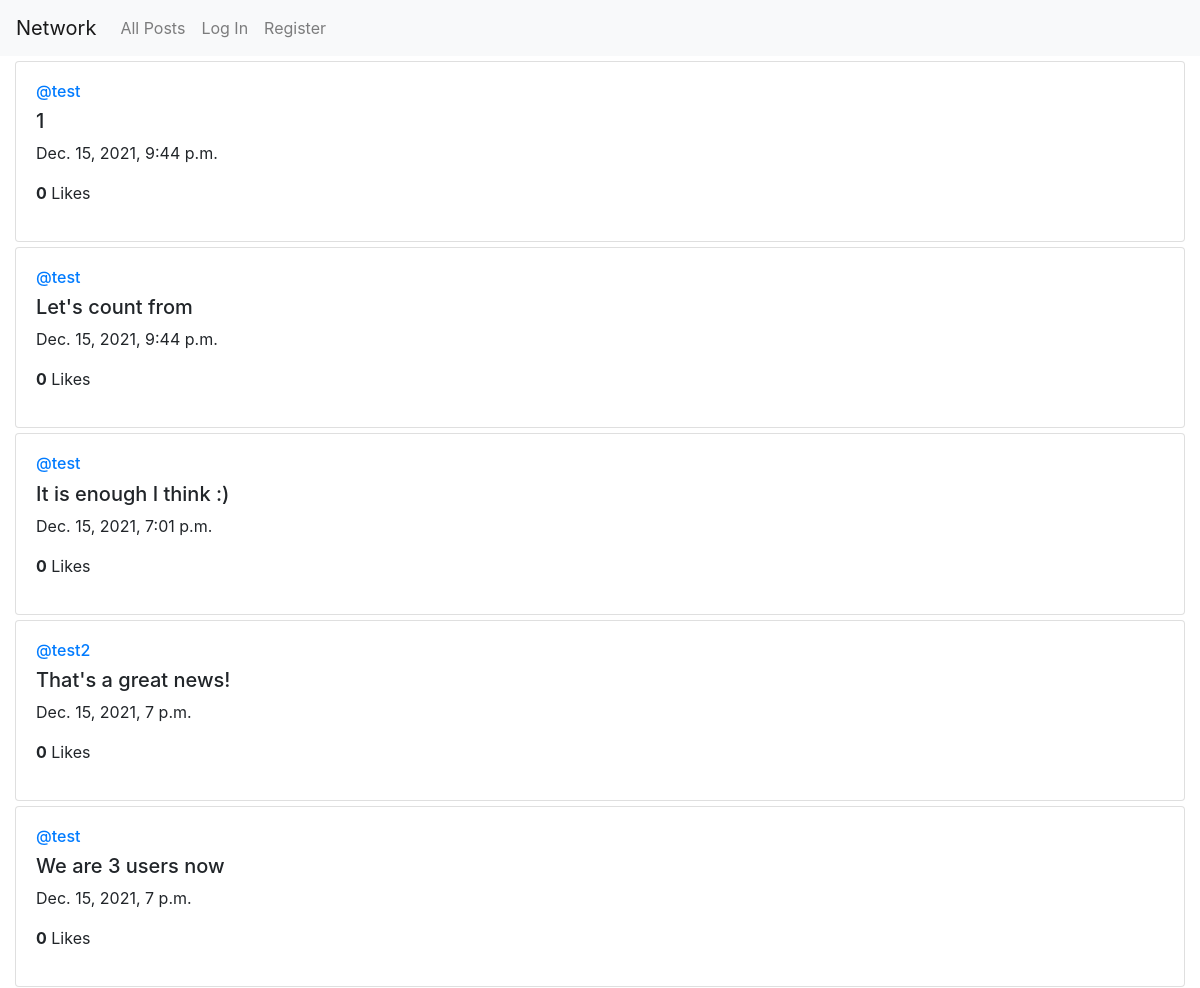
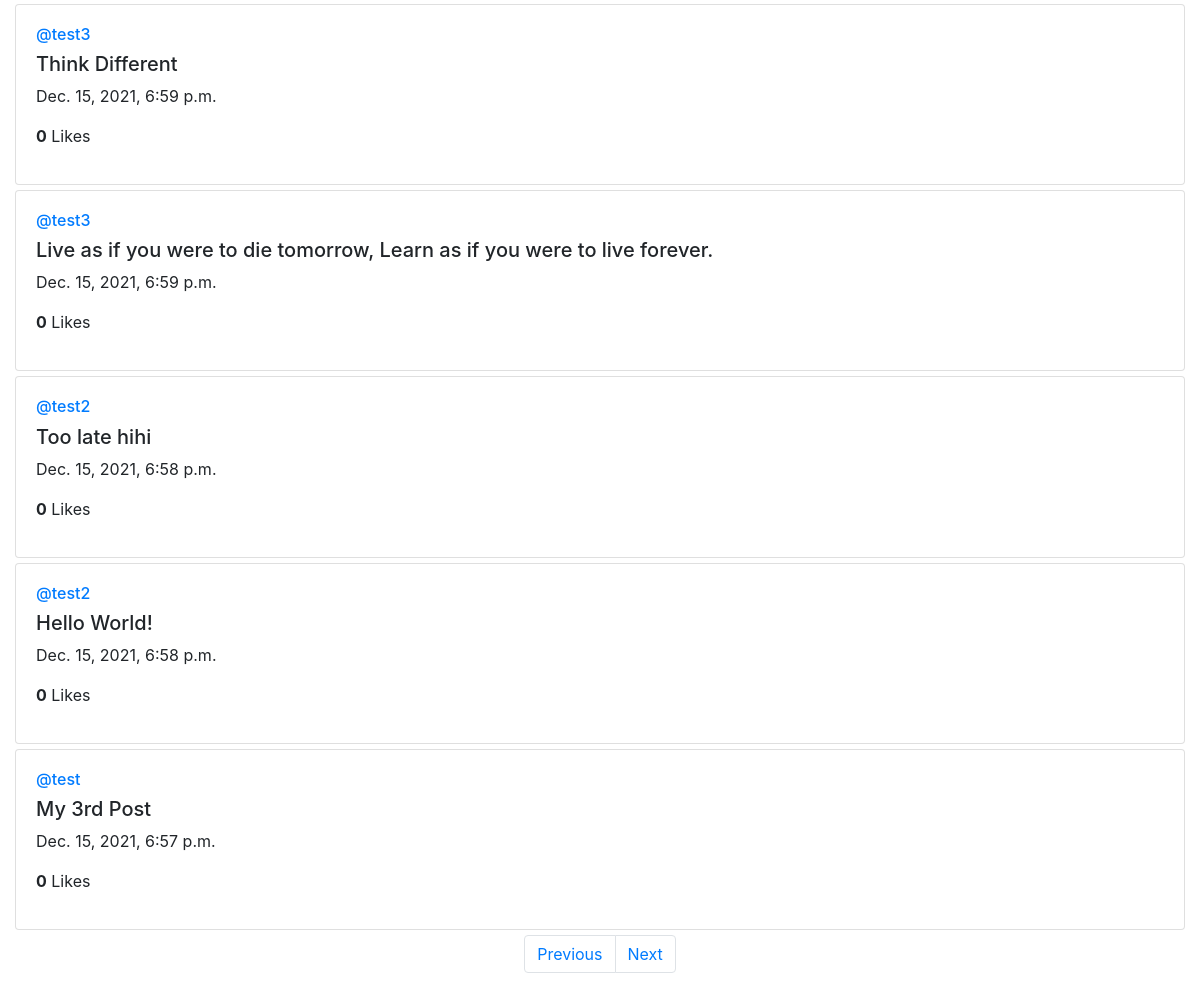
Screenshot of /?page=2 with the database file from the repository (2 pictures, top to bottom).
### network/models.py (models this page shows)
class Post(models.Model):
    id = models.UUIDField(primary_key=True, default=uuid.uuid4, editable=False) # each post uniquely identified using UUID v4
    user = models.ForeignKey("User", on_delete=models.CASCADE, related_name="posts")
    text = models.TextField()
    created_at = models.DateTimeField(auto_now_add=True) # Automatically set the field to now when the post is created
    likes = models.IntegerField(default=0)

class User(AbstractUser):
    following = models.ManyToManyField("self", blank=True, symmetrical=False, related_name="followers")

### network/views.py (the view)
# urls.py: path("", views.index, name="index"),
def index(request):
    if request.method == "POST":    # Create new post
        user = request.user
        text = request.POST["text"]
        post = Post(user=user, text=text)
        post.save()
    all_posts = Post.objects.order_by('-created_at')
    page_index = request.GET.get('page', 1) # Get the page index from the URL
    p = Paginator(all_posts, 10)
    try:
        c_page = p.page(page_index)
    except PageNotAnInteger:    # Get to the first page
        c_page = p.page(1)
    except EmptyPage:   # Get to the last existing page
        c_page = p.page(p.num_pages)
    return render(request, "network/index.html", {
        "c_page": c_page
    })

### network/templates/network/index.html (shortened to what this page needs)
{% extends "network/layout.html" %}
{% load static %}
{% block body %}
    {% for post in c_page.object_list %}
    <div class="card" style="margin: 5px 0;">
        <div class="card-body">
            <a href="{% url 'profile' username=post.user.username %}"><h6>@{{ post.user }}</h6></a>
            <h5>{{ post.text }}</h5>
            <p>{{ post.created_at }}</p>
            <p><b>{{ post.likes }}</b> Likes</p>
        </div>
    </div>
    {% endfor %}
    {% if c_page.has_other_pages %}
    <nav aria-label="Page navigation">
        <ul class="pagination justify-content-center">
            {% if c_page.has_previous %}
                <li class="page-item"><a class="page-link" href="?page={{ c_page.previous_page_number }}">Previous</a></li>
            {% endif %}
            {% if c_page.has_next %}
                <li class="page-item"><a class="page-link" href="?page={{ c_page.next_page_number }}">Next</a></li>
            {% endif %}
        </ul>
    </nav>
    {% endif %}
{% endblock %}

### rows the page displays
Post: user "test", text "1", created_at "Dec. 15, 2021, 9:44 p.m.", likes "0"
Post: user "test", text "Let's count from", created_at "Dec. 15, 2021, 9:44 p.m.", likes "0"
Post: user "test", text "It is enough I think :)", created_at "Dec. 15, 2021, 7:01 p.m.", likes "0"
Post: user "test2", text "That's a great news!", created_at "Dec. 15, 2021, 7 p.m.", likes "0"
Post: user "test", text "We are 3 users now", created_at "Dec. 15, 2021, 7 p.m.", likes "0"
Post: user "test3", text "Think Different", created_at "Dec. 15, 2021, 6:59 p.m.", likes "0"
Post: user "test3", text "Live as if you were to die tomorrow, Learn as if you were to live forever.", created_at "Dec. 15, 2021, 6:59 p.m.", likes "0"
Post: user "test2", text "Too late hihi", created_at "Dec. 15, 2021, 6:58 p.m.", likes "0"
Post: user "test2", text "Hello World!", created_at "Dec. 15, 2021, 6:58 p.m.", likes "0"
Post: user "test", text "My 3rd Post", created_at "Dec. 15, 2021, 6:57 p.m.", likes "0"
